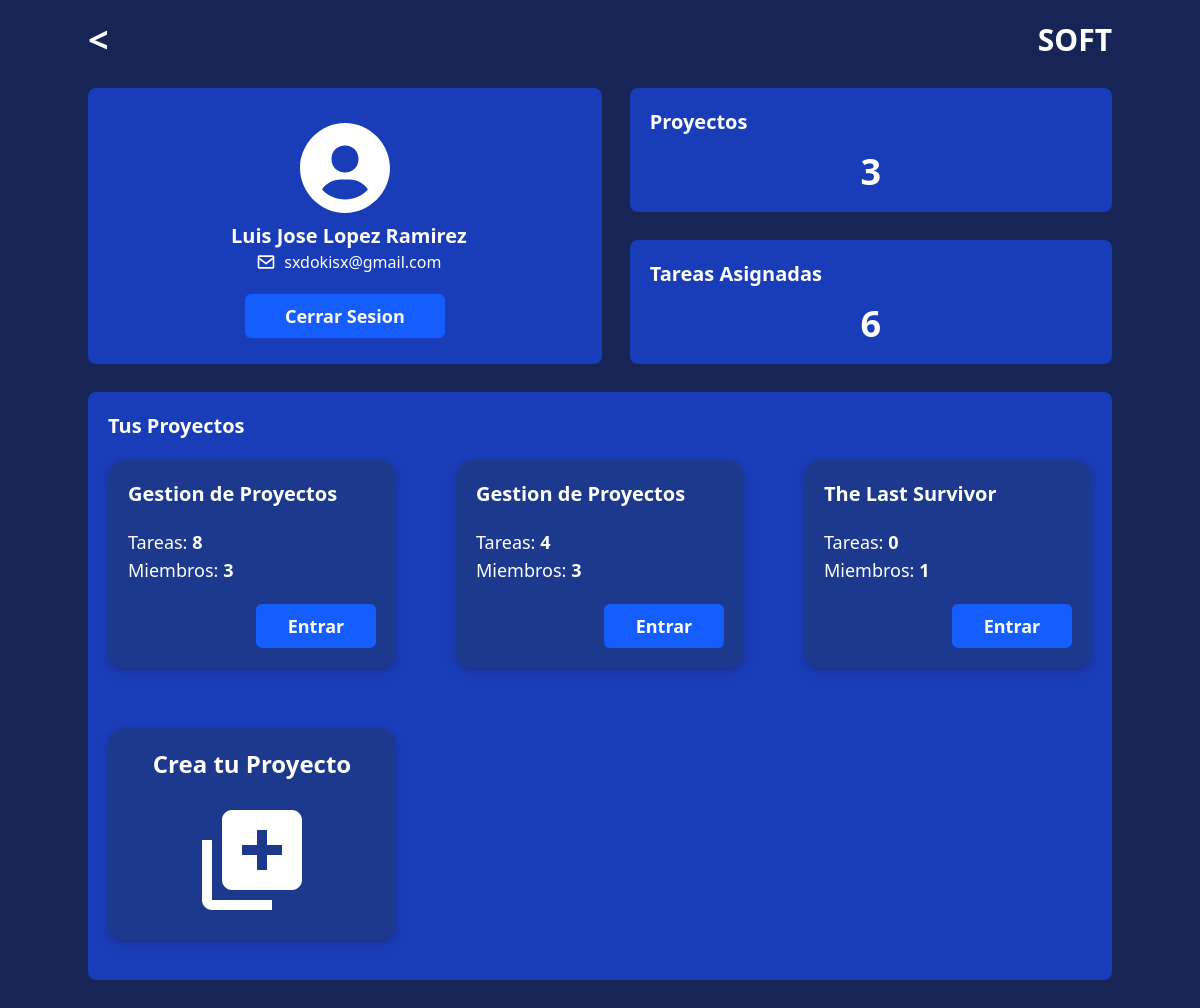
The app's page /perfil (signed in), older data.
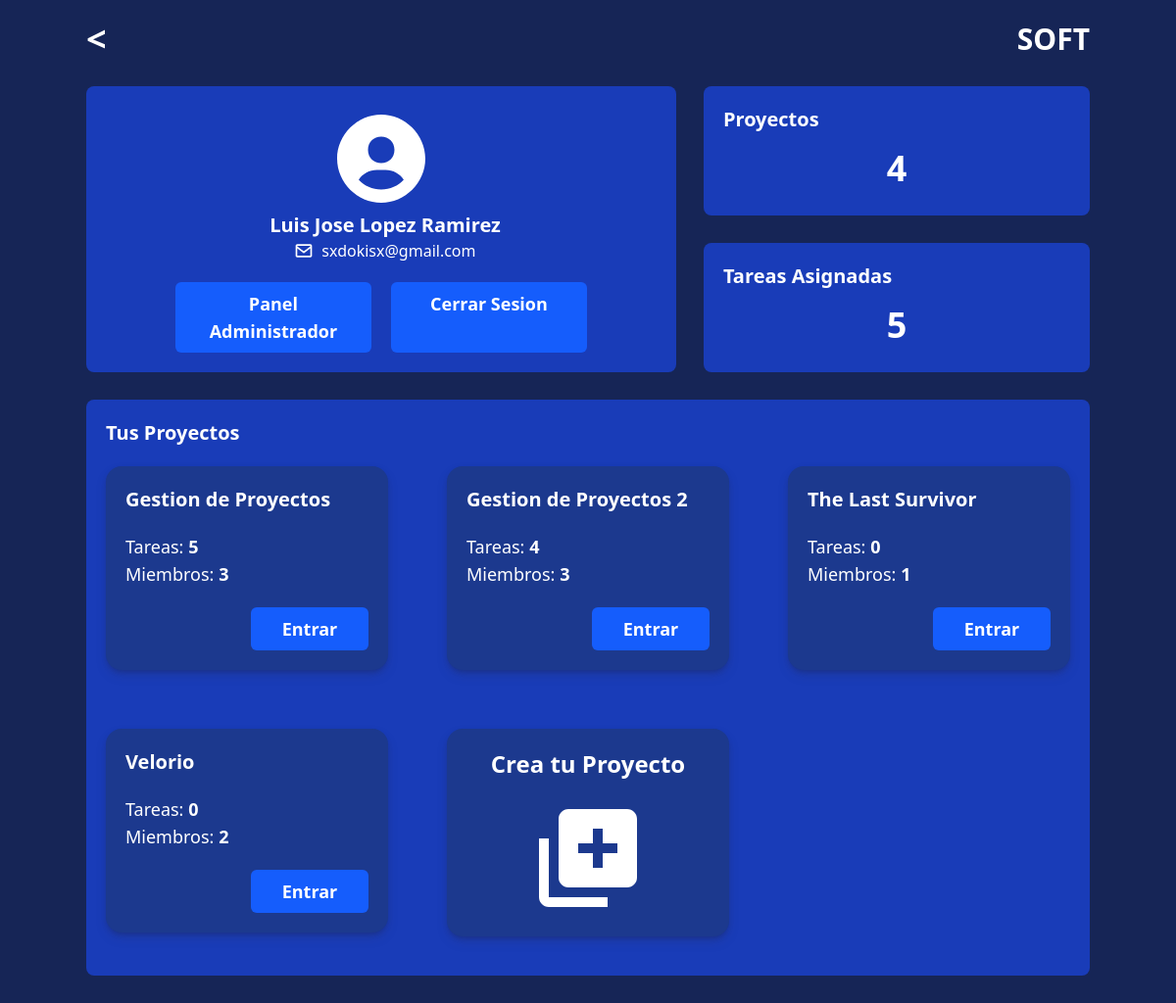
The same page, newer data.
### GestionProyecto/models.py (models this page shows)
class miembros_proyecto(models.Model):
    id_proyecto = models.ForeignKey(Proyectos, on_delete=models.CASCADE)
    usuario = models.ForeignKey(Usuarios, on_delete=models.CASCADE)
    is_admin = models.BooleanField(default=False)

class Proyectos(models.Model):
    id_proyecto = models.AutoField(primary_key=True)
    nombre = models.CharField(max_length=100)
    estado = models.BooleanField(default=True)
    fecha_creacion = models.DateTimeField(auto_now_add=True)
    fecha_modificacion = models.DateTimeField(auto_now=True)

### GestionProyecto/views.py (the view, shortened to what this page needs)
# urls.py: path("perfil", views.Perfil, name='Perfil'),
def Perfil(request):
    if not request.user.is_authenticated:
        return redirect('Inicio')
    userProyectos = miembros_proyecto.objects.filter(usuario=request.user)
    usuario = Usuarios.objects.get(correo=request.user)
    totalProyectos = miembros_proyecto.objects.filter(usuario=request.user).count()
    totalTareas = tareas_proyecto.objects.filter(usuario_id=request.user).count()
    datosProyecto = {}
    for proy in userProyectos:
        datosProyecto[proy.id_proyecto] = {
            'TareasTotal': tareas_proyecto.objects.filter(id_proyecto=proy.id_proyecto).count(),
            'MiembrosTotal': miembros_proyecto.objects.filter(id_proyecto=proy.id_proyecto).count(),
        }
    return render(request, 'perfil.html', {
        'proyectos': userProyectos,
        'admin': request.user.is_staff,
        'usuario': usuario,
        'totalProyectos': totalProyectos,
        'totalTareas': totalTareas,
        'datosProyecto': datosProyecto.items(),
    })

### GestionProyecto/models.py (called while the page is built)
    def __str__(self):
        return self.correo

### GestionProyecto/templates/perfil.html (shortened to what the changed rows need)
{% extends "index.html" %}
{% load static %}
{% block Contenido %}
    <main class="w-full h-max text-white p-5 flex place-content-center">
        <section class="w-full h-full lg:max-w-screen-lg grid place-items-center auto-rows-max gap-7 mb-5">
            <header class="w-full h-auto py-5 bg-blue-800 rounded-lg place-content-center space-y-5 flex flex-col items-center md:row-start-2 md:row-end-4 md:h-full">
                <div class="flex md:flex-col items-center w-full">
                    <article class="ml-2">
                        <h2 class="titulos md:text-center">{{usuario.nombre}} {{usuario.apellido}}</h2>
                    </article>
                </div>
                <div class="flex flex-col md:flex-row gap-5">
                    {% if admin %}
                        <a href="{% url 'PAdminProyectos' %}" class="botonStyle text-center">Panel Administrador</a>
                    {% endif %}
                    <a href="{% url 'CerrarSesion' %}" class="botonStyle text-center">Cerrar Sesion</a>
                </div>
            </header>
            <article class="w-full h-full bg-blue-800 rounded-lg p-5 space-y-4 md:col-start-2 md:col-end-3">
                <h2 class="titulos">Proyectos</h2>
                <p class="text-4xl font-black text-center">{{totalProyectos}}</p>
            </article>
            <article class="w-full h-full bg-blue-800 rounded-lg p-5 space-y-4 md:col-start-2 md:col-end-3">
                <h2 class="titulos">Tareas Asignadas</h2>
                <p class="text-4xl font-black text-center">{{totalTareas}}</p>
            </article>
            <main class="w-full h-max bg-blue-800 rounded-lg p-5 flex flex-col md:col-start-1 md:col-end-3">
                <h2 class="titulos">Tus Proyectos</h2>
                <section class="grid my-5 gap-15 md:grid-cols-2 lg:grid-cols-3 ">
                    {% for proyecto in proyectos %}
                        <div class="bg-blue-900 w-full h-max rounded-2xl p-5 sombraPanels">
                            <h4 class="text-xl font-bold mb-5">{{ proyecto.id_proyecto.nombre }}</h4>
                            {% for datos in datosProyecto %}
                                {% if proyecto.id_proyecto == datos.0 %}
                                    <span class="text-lg font-medium">Tareas: <strong>{{datos.1.TareasTotal}}</strong> </span>
                                    <p class="text-lg font-medium">Miembros: <strong>{{datos.1.MiembrosTotal}}</strong> </p>
                                {% endif %}
                            {% endfor %}
                            <div class="w-full flex flex-row-reverse">
                                <a href='{% url "ProyectoTablero" proyecto.id_proyecto.id_proyecto %}' class="botonStyle w-30 mt-5 text-center">Entrar</a>
                            </div>
                        </div>
                    {% endfor %}
                </section>
            </main>
        </section>
    </main>
{% endblock Contenido %}

Row changes from the older to the newer data that the page shows:
computed for Proyectos (number 1 of 4 on the later page): id_proyecto "8" → "5"
changed through a linked row, miembros_proyecto: id_proyecto.nombre "Gestion de Proyectos" → "Gestion de Proyectos 2"
added miembros_proyecto: id_proyecto.nombre "Velorio"
added Proyectos: datos "0", datos "2", shown under "Velorio"
Text that changed along with them:
{{ totalProyectos }}: "3" → "4"
{{ totalTareas }}: "6" → "5"
text now shown: "Panel Administrador"
